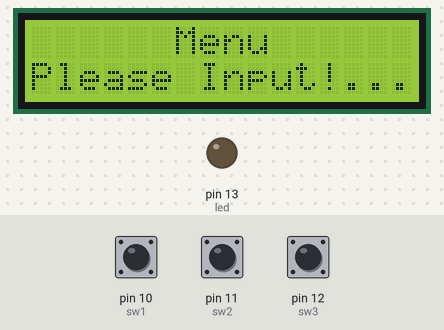
A sketch run on a simulated Arduino Uno, built with avr-gcc and run on an emulated ATmega328P. On the bench: 16×2 character LCD, output pins drawn as LEDs (lit = HIGH). Inputs (shaded band) come from the test bench; at power-on: pin 10 (sw1) HIGH, pin 12 (sw3) HIGH, pin 11 (sw2) HIGH.

Above: at 3.2 s.
3.3 s: pin 10 (sw1) pulled LOW for 1 s
At 5.4 s:
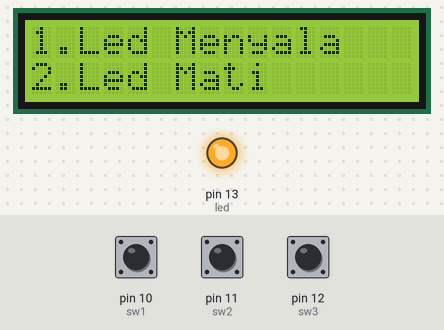
5.8 s: pin 12 (sw3) pulled LOW for 1 s
At 6.48 s:
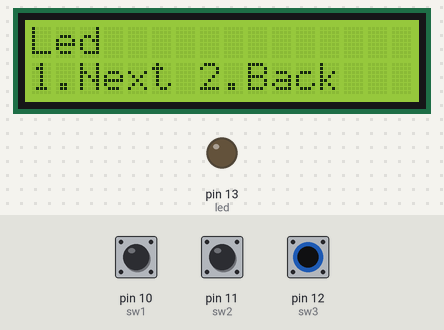
8.3 s: pin 10 (sw1) pulled LOW for 0.25 s
10.2 s: pin 10 (sw1) pulled LOW for 3.2 s
At 11.6 s:
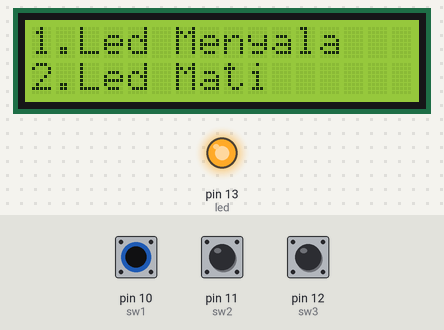
14.9 s: pin 10 (sw1) driven LOW and pin 12 (sw3) driven LOW
At 16.23 s:
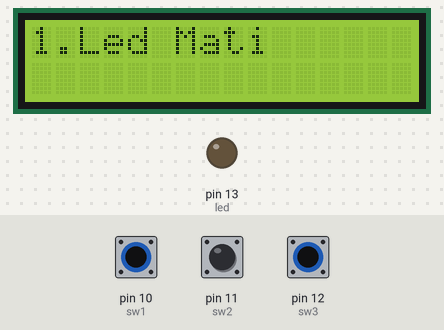
Timing chart, 0 to 17.9 s (numbered marks = the images above; inputs shaded):
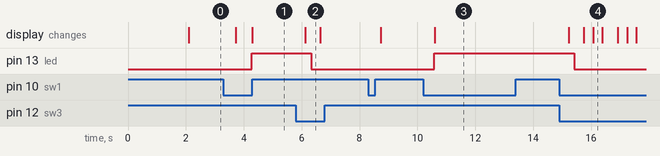

The sketch:

lcd_menu_coba.ino
```cpp
#include <LiquidCrystal_I2C.h>
LiquidCrystal_I2C lcd(0x27,2,1,0,4,5,6,7,3, POSITIVE);

#define sw1 10
#define sw2 11
#define sw3 12
#define led 13
int ok = 0;
int next = 0;
int back = 0;
void setup() {

pinMode(sw1, INPUT_PULLUP);
pinMode(sw2, INPUT_PULLUP);
pinMode(sw3, INPUT_PULLUP);
pinMode(led,OUTPUT);

lcd.begin(16,2);
lcd.setCursor(5,1);
lcd.print("Welcome");
delay(2000);
lcd.clear();

}

void loop()
{

menu:
while(1)
{
lcd.clear();
lcd.setCursor(6,0);
lcd.print("Menu");
lcd.setCursor(0,1);
lcd.print("Please Input!...");
delay(200);

ok = digitalRead(sw1);
next = digitalRead(sw2);
back = digitalRead(sw3);
if (ok == LOW) { delay(300); goto menu1; }
if (next == LOW) { }
if (back == LOW) { }
}

menu1:
while(1)
{
lcd.clear();
lcd.setCursor(0,0);
lcd.print("Led");
lcd.setCursor(0,1);
lcd.print("1.Next 2.Back");
delay(200);

digitalWrite(led,LOW);
ok = digitalRead(sw1);
next = digitalRead(sw2);
back = digitalRead(sw3);
if (ok == LOW) { delay(300); goto menu2; }
if (back == LOW) { delay(300); goto menu; }

}
menu2:
while(1)
{

lcd.clear();
lcd.setCursor(0,0);
lcd.print("1.Led Menyala");
lcd.setCursor(0,1);
lcd.print("2.Led Mati     ");

digitalWrite(led,LOW);
ok = digitalRead(sw1);
next = digitalRead(sw2);
back = digitalRead(sw3);
if (back == LOW) { delay(300); goto menu4; }
if (next == LOW) { delay(300); goto menu3; }
if (ok   == LOW) { }


menu3:
while(1)
{

lcd.setCursor(0,0);
lcd.print("1.Led Menyala");
digitalWrite(led,HIGH);

ok = digitalRead(sw1);
next = digitalRead(sw2);
back = digitalRead(sw3);
if (back == LOW) { delay(300); goto menu1; }

}
menu4:
while(1)
{
  lcd.clear();
lcd.setCursor(0,0);
lcd.print("1.Led Mati        ");
digitalWrite(led,LOW);

ok = digitalRead(sw1);
next = digitalRead(sw2);
back = digitalRead(sw3);
if (back == LOW) { delay(300); goto menu1; }

}
}
}
```

Measured:
- after the input at 3.3 s, pin 13 (led): LOW → HIGH after 0.97 s; the display: first changes after 0.43 s (image 1 shows a later state)
- after the input at 5.8 s, pin 13 (led): HIGH → LOW after 0.53 s; the display: changes after 0.33 s (image 2)
- after the input at 10.2 s, pin 13 (led): LOW → HIGH after 0.39 s; the display: changes after 0.40 s (image 3)
- after the input at 14.9 s, pin 13 (led): HIGH → LOW after 0.52 s; the display: first changes after 0.32 s (image 4 shows a later state)
- what the display in image 2 shows lasts 0.5 s, from 6.1 s to 6.6 s
